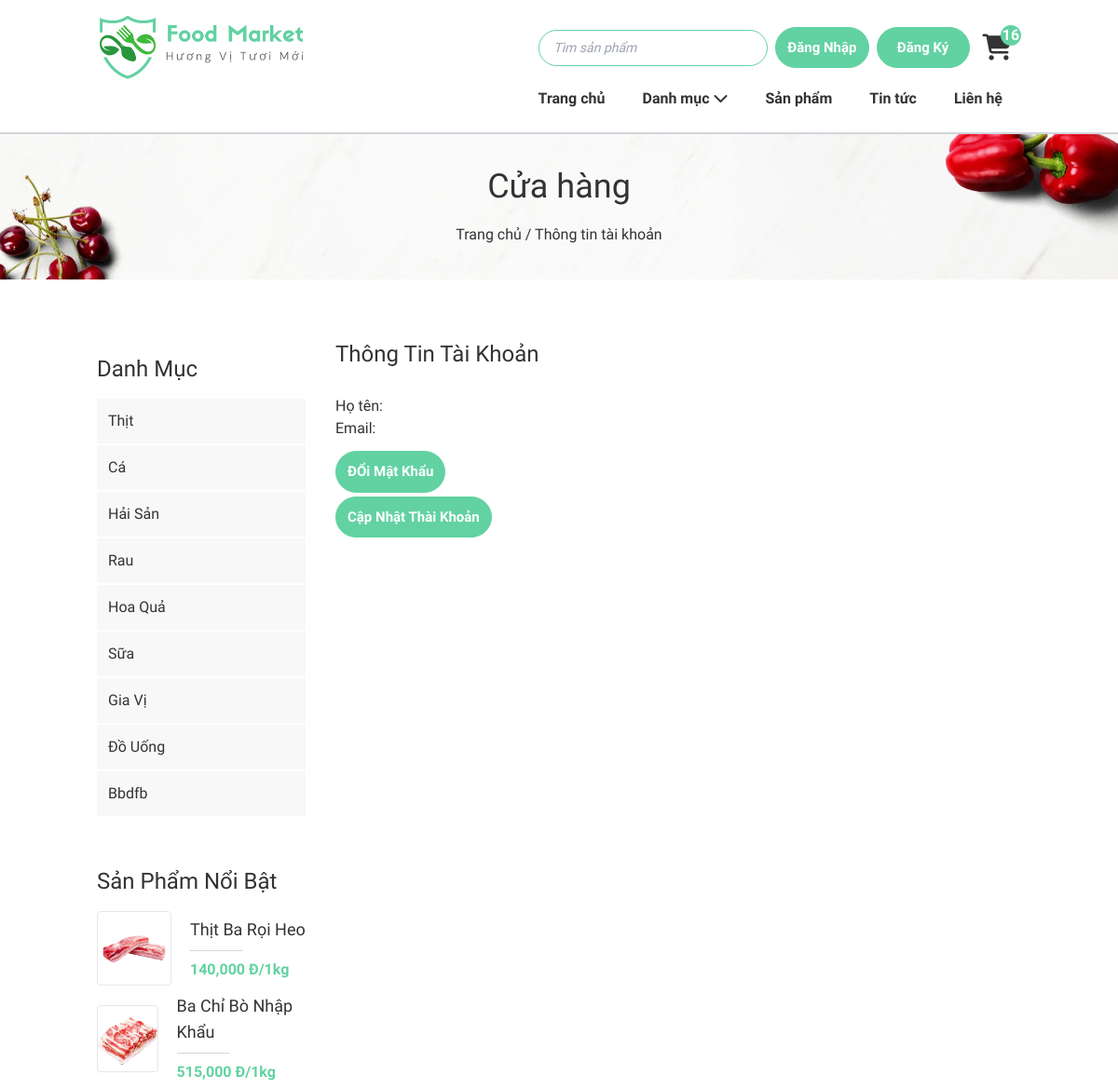
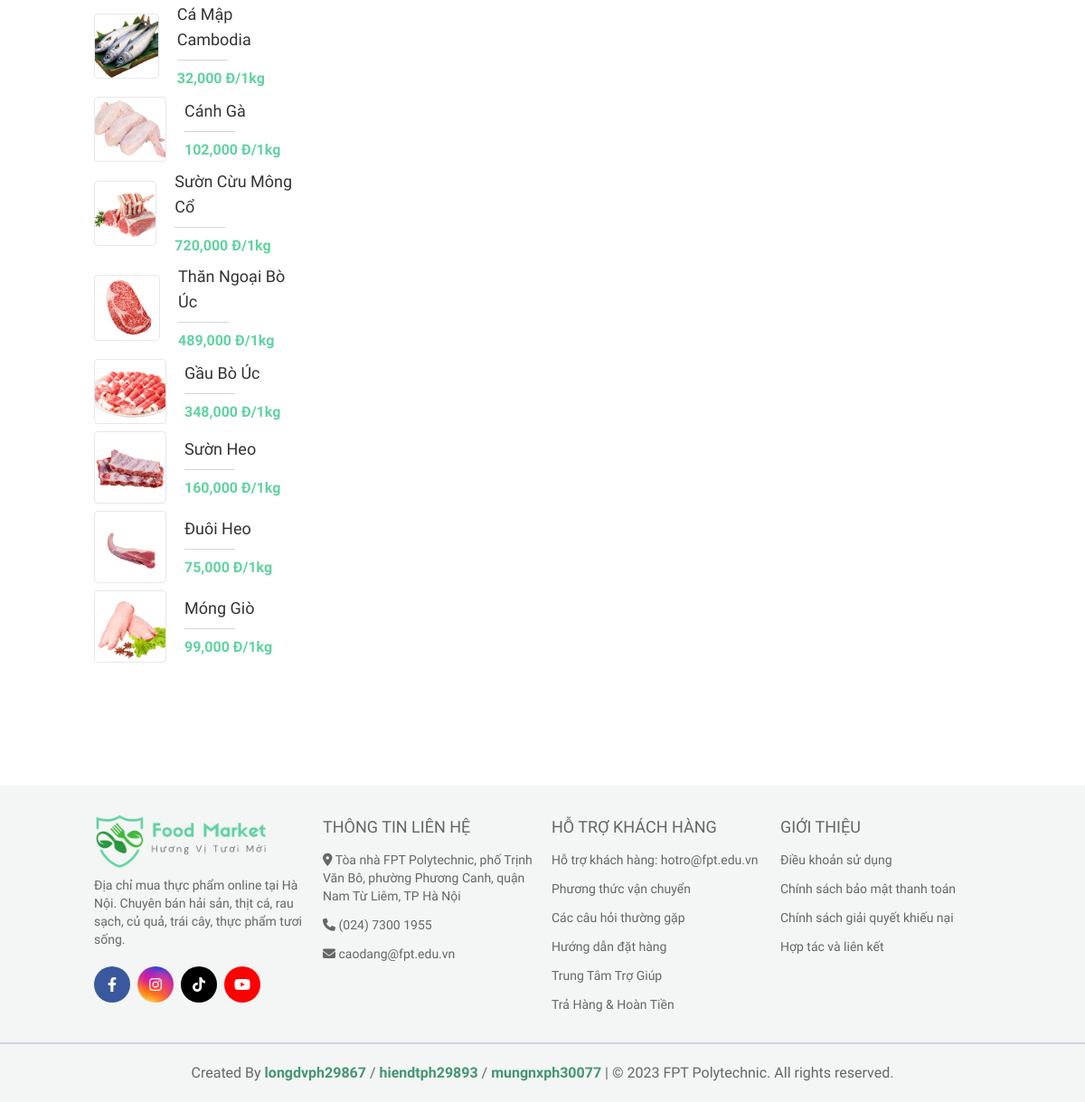
Page /site/info-user/index.php on the earlier database version (2 pictures, top to bottom).
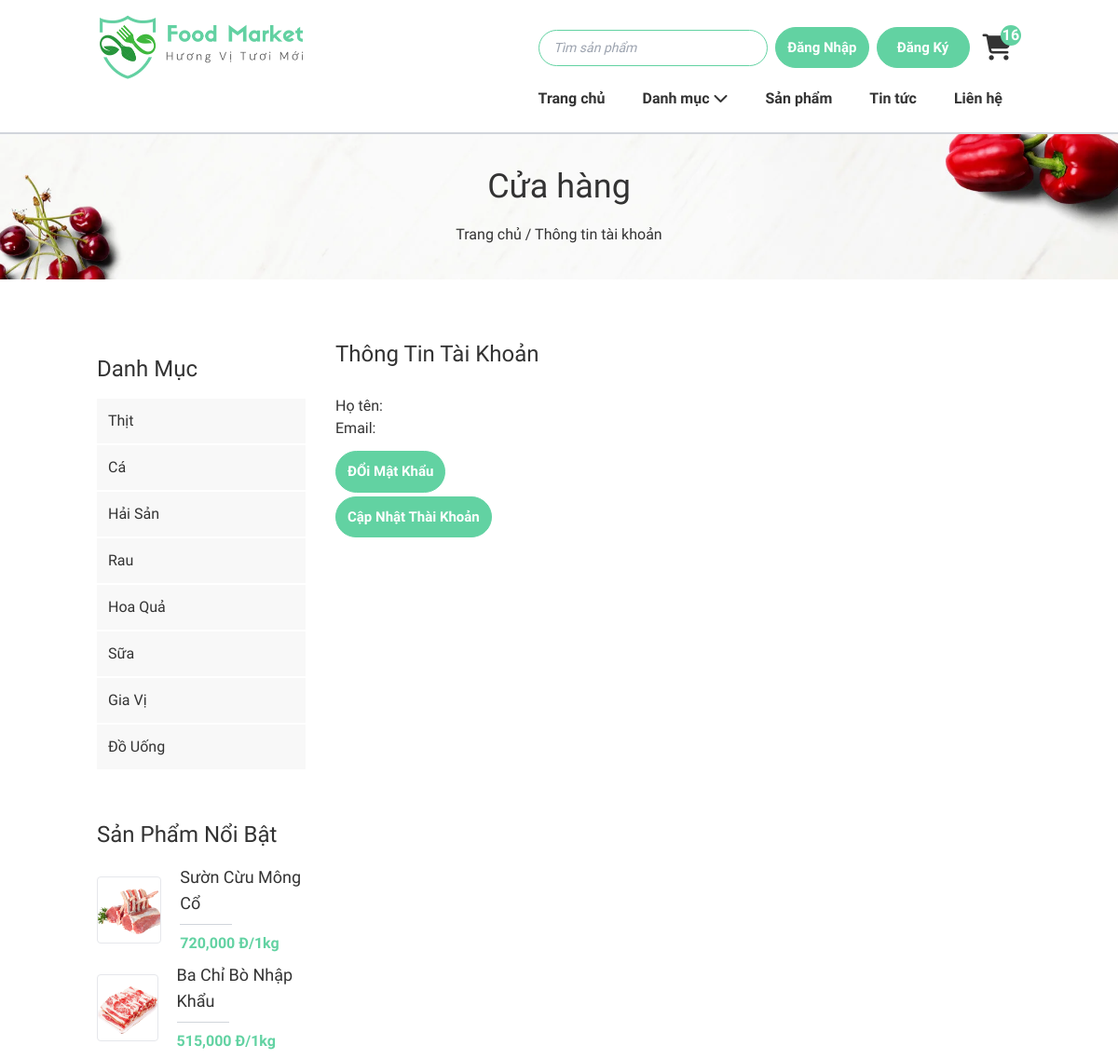
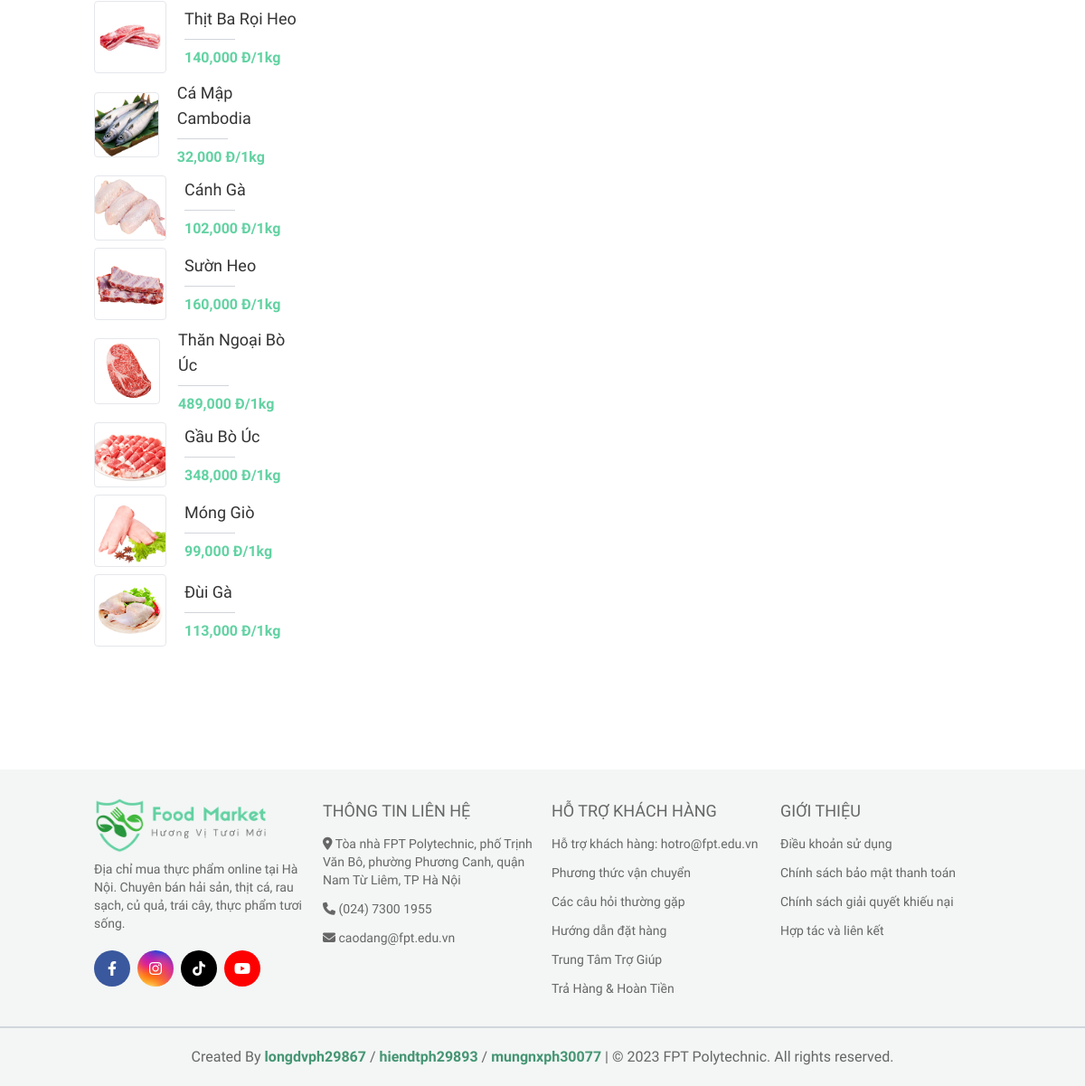
Same page on the later database version (2 pictures, top to bottom).
### tables this page shows
CREATE TABLE `loai` (
  `ma_loai` int(10) NOT NULL COMMENT 'mã loại hàng',
  `ten_loai` varchar(50) NOT NULL COMMENT 'tên loại hàng'
);

CREATE TABLE `hang_hoa` (
  `ma_hh` int(11) NOT NULL COMMENT 'mã hàng hoá',
  `ten_hh` varchar(50) NOT NULL COMMENT 'tên hàng hoá',
  `don_gia` double(10,2) NOT NULL COMMENT 'đơn giá',
  `giam_gia` double(10,2) DEFAULT 0.00 COMMENT 'mức giảm giá',
  `hinh` varchar(50) NOT NULL COMMENT 'hình ảnh',
  `ngay_nhap` date DEFAULT NULL COMMENT 'ngày nhập hàng',
  `mo_ta` text NOT NULL COMMENT 'mô tả hàng hoá',
  `dac_biet` tinyint(1) NOT NULL COMMENT 'tràng thái đặc biệt',
  `so_luot_xem` int(11) NOT NULL DEFAULT 0 COMMENT 'số lượt xem',
  `ma_loai` int(10) NOT NULL COMMENT 'mã loại'
);

### site/info-user/index.php (called while the page is built, shortened)
<?php
    require '../../global.php';
    require "../../dao/pdo.php";
    require '../../dao/danhmuc.php';
    require '../../dao/hanghoa.php';
    $dsloai = danhMuc_selectAll();
    $top10 = hang_hoa_top_10();
    require '../layout.php'
?>

### dao/pdo.php (called while the page is built, shortened)
<?php
function pdo_get_connection(){
    $hostname='localhost';
    $dbname='xsshop';
    $username = 'root';
    $password = '';
    try{
        $connect = new PDO("mysql:host=$hostname;dbname=$dbname", $username, $password);
        $connect->setAttribute(PDO::ATTR_ERRMODE, PDO::ERRMODE_EXCEPTION);
        return $connect;
    }catch(PDOException $e){
        $e->getMessage();
    }
}
function pdo_query($sql){
    $sql_args = array_slice(func_get_args(), 1);
    try{
        $connect = pdo_get_connection();
        $stmt = $connect->prepare($sql);
        $stmt->execute($sql_args);
        $rows = $stmt->fetchAll();
        return $rows;
    }
    catch(PDOException $e){
        throw $e;
    }
    finally{
        unset($connect);
    }
}
?>

### dao/danhmuc.php (called while the page is built, shortened)
<?php
    function danhMuc_selectAll(){
        $sql = "SELECT * FROM `loai`";
        return pdo_query($sql);
    }
?>

### dao/hanghoa.php (called while the page is built, shortened)
<?php
    function hang_hoa_top_10() {
        $sql = "SELECT * FROM `hang_hoa` ORDER BY so_luot_xem DESC LIMIT 10";
        return pdo_query($sql);
    }
?>

### global.php (called while the page is built, shortened)
<?php
    $url="/food_market_10-diem";
    $url_content="$url/content";
    $url_site="$url/site";
?>

### site/items-content/top-10-layout2.php (the view, shortened to what this page needs)
<div class="p-4 lg:w-full sm:w-1/2 w-full">
    <h3 class="text-2xl font-['Berkshire_Swash'] mb-4">Sản phẩm nổi bật</h3>
    <ul class="space-y-3">
        <?php
        foreach ($top10 as $item) {
            $link = $url_site . "/hang-hoa/chi-tiet.php?ma_hh=" . $item['ma_hh'];
        ?>
        <a href="<?=$link?>">
            <li class="flex items-center mt-2">
                <div class="w-20 border-gray-200 rounded overflow-hidden" style="border-width: 1px;">
                    <img src="<?=$url_content?>/images/image_products/<?=$item['hinh']?>"
                    class="min-h-[70px] object-cover"
                    alt="">
                </div>
                <div class="pl-5">
                    <h4 class="text-lg"><?=$item['ten_hh']?></h4>
                    <div class="w-14 h-[1px] bg-gray-300 my-2"></div>
                    <p class="text-[#62d2a2] font-bold "><?=number_format($item['don_gia'])?> đ/1kg</p>
                </div>
            </li>
        </a>
        <?php
        }
        ?>
    </ul>
</div>

### site/items-content/danh-muc-layout2.php
<div class="lg:mb-5 p-4 lg:w-full sm:w-1/2 w-full">
    <h3 class="text-2xl font-['Berkshire_Swash'] mb-4">Danh mục</h3>
    <ul>
        <?php
        foreach ($dsloai as $loai) {
        $link = '../hang-hoa/liet-ke.php?ma_loai='.$loai['ma_loai'];
        ?>
            <li>
                <a href="<?=$link?>" class="block px-3 py-3 bg-[#f8f8f8] border-b-2 border-white duration-300 hover:text-white hover:bg-[#62d2a2]"><?= $loai['ten_loai'] ?></a>
            </li>
        <?php
        }
        ?>
    </ul>
</div>

Differences in the rows shown:
removed loai: ten_loai "Bbdfb"
no longer on this page (row unchanged): hang_hoa: hinh (picture), ten_hh "Đuôi Heo", don_gia "75,000"
changed hang_hoa "Sườn Cừu Mông Cổ": moves up the list
changed hang_hoa "Ba Chỉ Bò Nhập Khẩu": moves down the list
changed hang_hoa "Sườn Heo": moves up the list
now on this page (row edited): hang_hoa: hinh (picture), ten_hh "Đùi Gà", don_gia "113,000"
